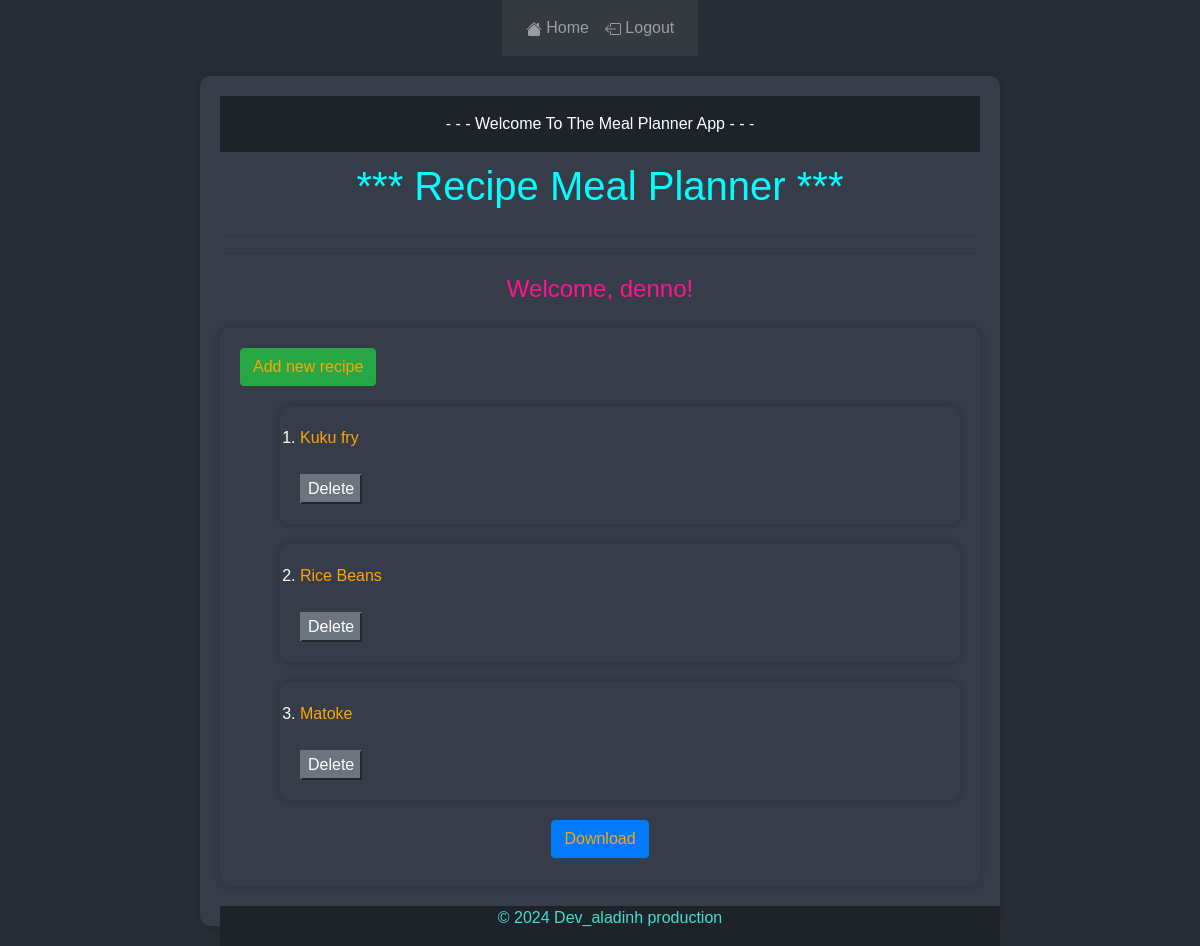
Before: / (signed in) with the older database file.
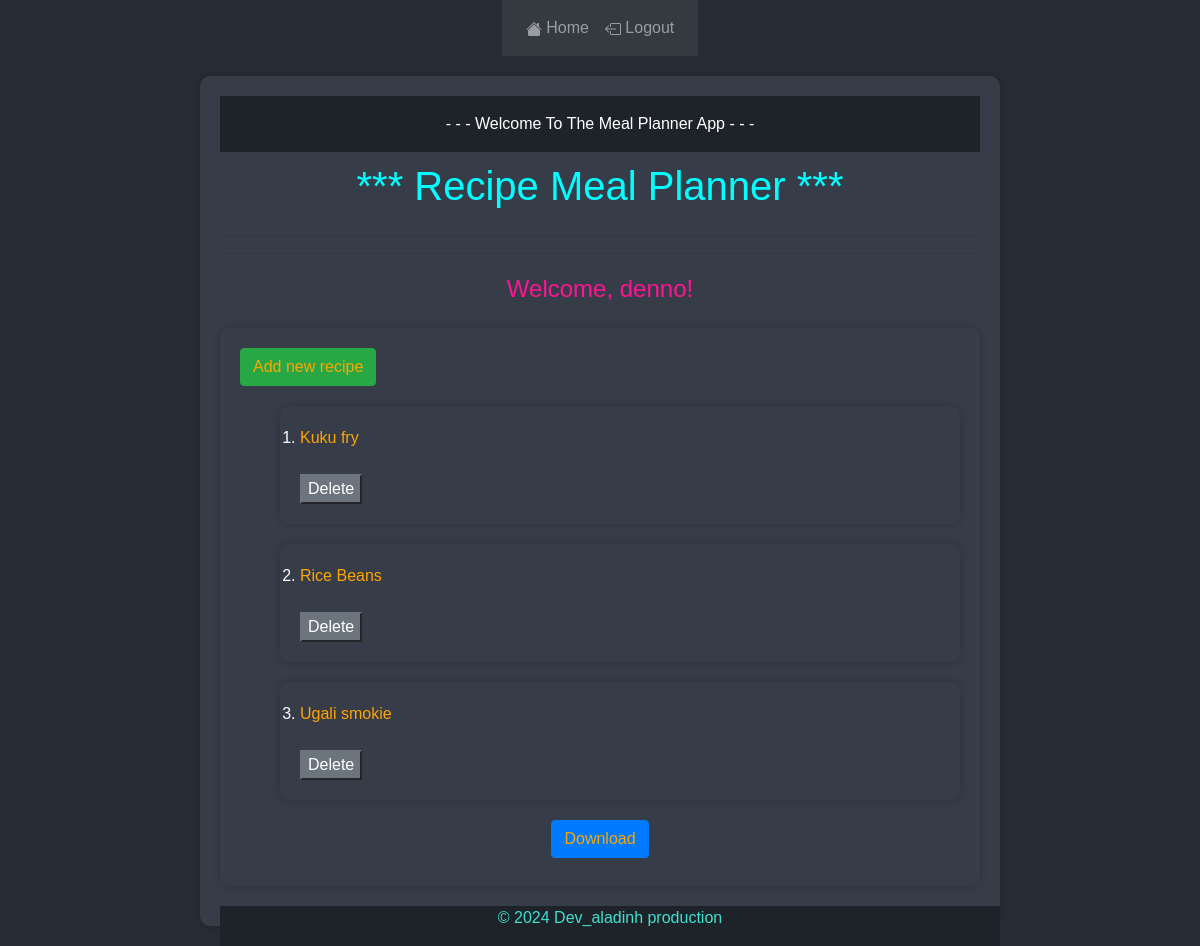
After: the same page with the newer database file.
### recipe/models.py (models this page shows, shortened)
class Recipe(models.Model):
    user = models.ForeignKey(User, on_delete=models.CASCADE)
    name = models.CharField(max_length=200)
    ingredients = models.TextField()
    instructions = models.TextField()

### recipe/views.py (the view)
# urls.py: path('', views.home, name='home'),
@login_required
def home(request):
    recipes = Recipe.objects.filter(user=request.user)
    return render(request, 'home.html', {'recipes': recipes})

### recipe/templates/home.html (shortened to what this page needs)
{% extends 'base.html' %}
{% block content %}
<!DOCTYPE html>
<html lang="en">
<head>
</head>
<body>
    <section>
        <header>- - - Welcome To The Meal Planner App - - -</header>
        <h1 align="center">*** Recipe Meal Planner ***</h1>
        <hr><hr>
        {% if user.is_authenticated %}
            <h4 align="center">Welcome, {{ user.username }}!</h4>
            <section>
                <button class="btn btn-success"><a href="{% url 'recipe_new' %}">Add new recipe</a></button>
                <ol>
                    {% for recipe in recipes %}
                        <section>
                            <li>
                                <a href="{% url 'recipe_edit' recipe.pk %}">{{ recipe.name }}</a>
                                <form action="{% url 'recipe_delete' recipe.pk %}" method="POST">
                                    <br>
                                    <button class="btn-secondary" type="submit">Delete</button>
                                </form>
                            </li>
                        </section>
                    {% endfor %}
                </ol>
                <h6 align="center"><button class="btn btn-primary"><a href="{% url 'generate_pdf' %}">Download</a></button></h4>
            </section>
        {% endif %}
        <footer>
            <p>&copy; 2024 Dev_aladinh production</p>
        </footer>
    </section>
</body>
</html>
{% endblock %}

Changed rows visible on the page:
removed Recipe: name "Matoke"
added Recipe: name "Ugali smokie"
